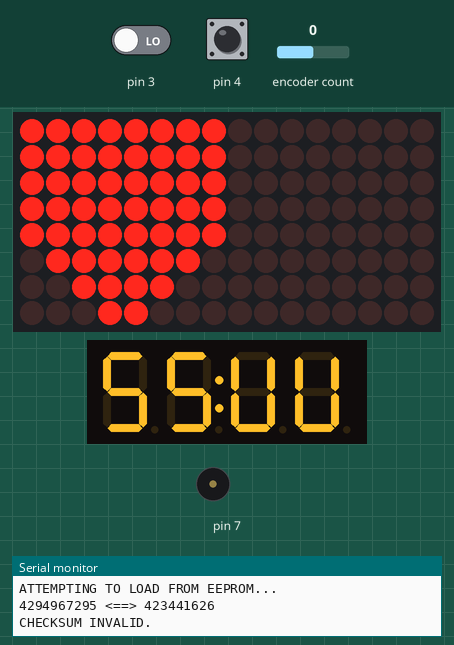
Recording of a program running on a simulated Arduino Nano, built with avr-gcc and run on an emulated ATmega328P. Parts: 16×8 LED matrix, 4-digit seven-segment display, buzzer (waves = sounding), the last lines printed to the serial monitor. The test bench sets the inputs (shaded band); at power-on: pin 4 HIGH, encoder count 0, pin 3 LOW. Random numbers use the default seed unless the program sets one.

Above: at 0.8 s.
0.9 s: pin 4 pulled LOW for 0.15 s
4.0 s: pin 4 pulled LOW for 0.15 s
7.1 s: pin 4 pulled LOW for 1 s
11.1 s: encoder count set to 1
14.1 s: encoder count set to 2
17.1 s: pin 4 pulled LOW for 3.2 s
At 24.5 s:
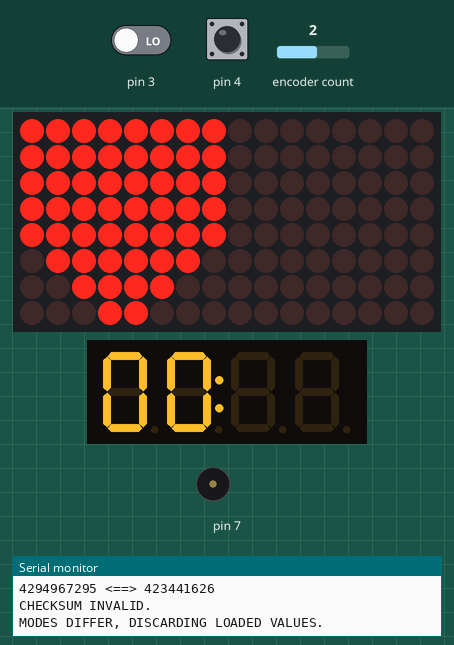
At 36.9 s:
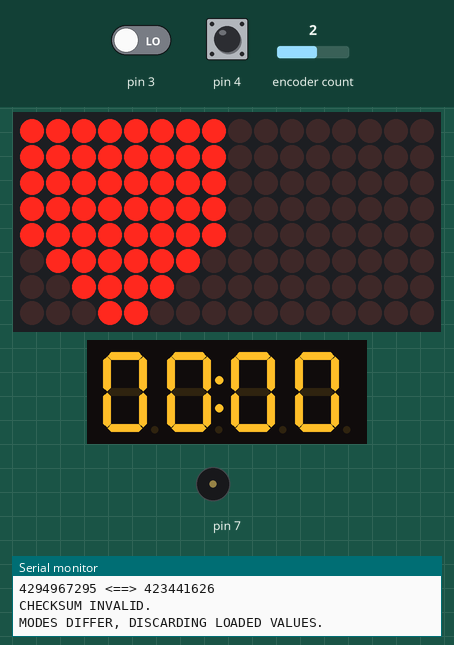
Timing chart, 0 to 38.1 s (numbered marks = the images above; inputs shaded):
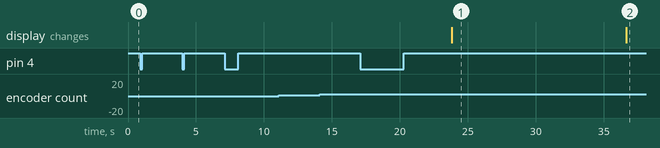

Measured:
- what the display in image 1 shows lasts 12.8 s, from 23.8 s to 36.6 s

The program:

main.cpp
```cpp
#include <Arduino.h>
#include <config.h>
#include <DisplayHandler.h>
#include <TimerHandler.h>

TimerHandler time_handler;
DisplayHandler display_handler;

void tickPosition()
{
  time_handler.enc->tick(); // just call tick() to check the timer_state.
}

void setup()
{
  randomSeed(analogRead(0));

#if DEBUG
  Serial.begin(SERIAL_SPEED);
#endif

  time_handler = TimerHandler();
  display_handler = DisplayHandler();

  // initialize objects & attach interrupts
  time_handler.init(tickPosition);
  display_handler.init();

  // fill upper half of hourglass
  display_handler.setup(SIM_FILL);
  while (!display_handler.is_full || !display_handler.sim_idle || time_handler.timer_state != RUNNING)
  {
    display_handler.tick(0);
    time_handler.tick();
  }
  display_handler.setup(SIM_RUNNING);
}

float progress;
void loop()
{
  while (!display_handler.is_full || !display_handler.sim_idle || time_handler.timer_state == RUNNING)
  {
    progress = time_handler.calculateTimerProgress();
    display_handler.tick(progress);
    time_handler.tick();
  }
  while (time_handler.timer_state == FINISHED)
  {
    time_handler.tick();
  }
  time_handler.resetTimerHandler();
  display_handler.setup(SIM_RELOADING);
  while (!display_handler.is_full || !display_handler.sim_idle || time_handler.timer_state != RUNNING)
  {
    display_handler.tick(0);
    time_handler.tick();
  }
  display_handler.setup(SIM_RUNNING);
}
```

DisplayHandler.h
```cpp
#ifndef DISPLAYHANDLER_H
#define DISPLAYHANDLER_H

#include <config.h>

enum SIMULATION_STATE
{
    SIM_FILL,
    SIM_IDLE,
    SIM_RUNNING,
    SIM_RELOADING
};

class DisplayHandler
{
private:
    SIMULATION_STATE state;
    uint16_t matrix[MAT_WIDTH];
    uint16_t active[MAT_WIDTH];
    uint8_t active_index;
    MD_MAX72XX *mat_display;

    int y_top;
    int y_bottom;

    int free_count;
    int idle_count;

    unsigned long last_display_update;
    int i;

    bool getBit(uint16_t *arr, int x, int y);
    void setBit(uint16_t *arr, int x, int y, bool val);
    void setDisplayBit(int x, int y, bool val);
    void propagateField(bool inverted);
    void resetField();
    bool spawnGrain(int y);
    bool hasFreeSpot(int y);
    void removeFrom(int y1, int y2);
    bool isPosFree(int x, int y);
    void printField();

public:
    DisplayHandler();

    void init();
    void setup(SIMULATION_STATE new_state);
    void tick(double status);

    bool is_full;
    bool sim_idle;
};
#endif
```

TimerHandler.h
```cpp
#ifndef TIMERHANDLER_H
#define TIMERHANDLER_H

#include <config.h>

enum TIMER_STATE
{
    SELECT_MODE,
    SELECT_TIME,
    RUNNING,
    PAUSED,
    FINISHED
};

enum TIMER_MODE
{
    UNDEFINED,
    HH_MM_MODE,
    MM_SS_MODE
};

void rotateSegments(uint8_t* segments);

class TimerHandler
{ // handles the time display and rotary encoder
private:
    // timestamps of last action
    unsigned long timer_start_ts;
    unsigned long last_blink_ts;
    unsigned long last_display_update_ts;
    unsigned long button_pressed_ts;

    // bool flags to keep track of actions
    bool blink_state;
    bool button_previously_pressed;
    bool ignore_button_release;
    bool editing_first_value;

    // millisecond values to keep track of time
    unsigned long remaining_ms;
    unsigned long total_ms;

    // timer values configured in the SELECT TIME state and other states
    int timer_raw_value;
    unsigned int timer_stored_value1;
    unsigned int timer_stored_value2;

    // library objects
    ezBuzzer *alarm_buzzer;
    TM1637Display *seg_display;

    void encodeNumberToSegments(unsigned int num, uint8_t *segments, int start_i, int len);
    unsigned int createDisplayLiteral(unsigned long milliseconds);

    void updateDisplay();
    void clickBuzzer();
    unsigned long calculateRemainingMs();

    void saveToEEPROM(TIMER_MODE mode, unsigned int value1, unsigned int value2);
    bool loadFromEEPROM(TIMER_MODE *mode, unsigned int *value1, unsigned int *value2);

public:
    // encoder library object
    RotaryEncoder *enc;

    // state-machine flags
    TIMER_STATE timer_state;
    TIMER_MODE timer_mode;

    TimerHandler();

    void init(void (*encoder_func)());
    void tick();
    void resetTimerHandler();

    float calculateTimerProgress();
};

#endif
```

hash.h
```cpp
#ifndef HASH_H
#define HASH_H
#include <Arduino.h>
#define get16bits(d) ((((uint32_t)(((const uint8_t *)(d))[1])) << 8)\
                       +(uint32_t)(((const uint8_t *)(d))[0]) )
uint32_t SuperFastHash(uint8_t *data, int len);
#endif
```

DisplayHandler.cpp
```cpp
#include <DisplayHandler.h>

DisplayHandler::DisplayHandler()
{
    state = SIM_IDLE;
    last_display_update = 0;
}

bool DisplayHandler::getBit(uint16_t *arr, int x, int y)
{
    /**
     * gets the bit at the specified position if position is in field.
     * returns true otherwise for convenience purposes.
     *
     * \param arr field to get the data point from
     * \param x software x-position
     * \param y software y-position
     * \return true if the bit is set, false if it isn't.
     */
    return (1 & (arr[x] >> y));
}

void DisplayHandler::setBit(uint16_t *arr, int x, int y, bool val)
{
    /**
     * sets the bit at the specified position to val.
     *
     * \param arr field to set the data point in
     * \param x software x-position
     * \param y software y-position
     * \param val state of the bit to set
     */
    if (val)
        arr[x] |= (1 << y);
    else
        arr[x] &= ~(1 << y);
}

void DisplayHandler::setDisplayBit(int a, int b, bool val)
{
    int x, y;
    if (b <= 7)
    {
        y = 15 - a;
        x = b;
    }
    else
    {
        y = 7 - a;
        x = b - 8;
    }
    mat_display->setPoint(x, y, val);
}

bool DisplayHandler::isPosFree(int x, int y)
{
    if (x < 0 || x >= MAT_WIDTH)
        return false;
    if (y < min(y_bottom, y_top) || y > max(y_bottom, y_top))
        return false;
    return !getBit(matrix, x, y) && !getBit(MAT_CONSTRAINTS, x, y);
}

void DisplayHandler::propagateField(bool inversed)
{
    sim_idle = true;
    int dir = inversed ? -1 : 1;
    int y;
    // y = MAT_WIDTH * MAT_MODULE_COUNT - 1
    for (int a = 0; a <= abs(y_bottom - y_top); a++)
    {
        if (inversed)
        {
            // inversed gravity
            y = a;
        }
        else
        {
            // normal gravity
            y = y_bottom - a;
        }
        for (int x = 0; x < MAT_WIDTH; x++)
        {
            // check if grain is active
            if (!getBit(active, x, y))
                continue;
            sim_idle = false;
            // remove grain from active matrix
            setBit(active, x, y, false);

            // check whether position is final, if so
            if (!isPosFree(x - 1, y + dir) && !isPosFree(x, y + dir) && !isPosFree(x + 1, y + dir))
            {
                continue;
            }

            // remove grain from old position in field and on matrix
            setBit(matrix, x, y, false);
            setDisplayBit(x, y, false);

            // advance y postion
            y += dir;

            // if field directly "infront" is obstructed choose path based on available options
            if (!isPosFree(x, y))
            {
                // if both sides of are free, flip a coin
                if (isPosFree(x - 1, y) && isPosFree(x + 1, y))
                {
                    if (random(0, 2) == 1)
                        x++;
                    else
                        x--;
                }
                // else chose the free side
                else if (isPosFree(x - 1, y))
                    x--;
                else
                    x++;
            }
            setBit(matrix, x, y, true);
            setDisplayBit(x, y, true);
            setBit(active, x, y, true);
        }
    }
    mat_display->update();
}

void DisplayHandler::resetField()
{
    for (int y = 0; y < MAT_WIDTH * MAT_MODULE_COUNT; y++)
    {
        for (int x = 0; x < MAT_WIDTH; x++)
        {
            setBit(matrix, x, y, false);
            setBit(active, x, y, false);
        }
    }
    mat_display->clear();
}

void DisplayHandler::init()
{
    mat_display = new MD_MAX72XX(MAT_TYPE, MAT_SPI_BUS[0], MAT_SPI_BUS[1], MAT_SPI_BUS[2], MAT_MODULE_COUNT);

    mat_display->begin();
    mat_display->control(MD_MAX72XX::UPDATE, MD_MAX72XX::OFF);
    mat_display->control(MD_MAX72XX::INTENSITY, MAT_BRIGHTNESS);
    resetField();
    mat_display->update();
}

void DisplayHandler::printField()
{
#if DEBUG
    SPRINTLN(" MATRIX\t|\tACTIVE:");
    for (int y = 0; y < MAT_WIDTH * MAT_MODULE_COUNT; y++)
    {
        for (int x = 0; x < MAT_WIDTH; x++)
        {
            SPRINT(getBit(matrix, x, y));
        }
        SPRINT("\t");
        for (int x = 0; x < MAT_WIDTH; x++)
        {
            SPRINT(getBit(active, x, y));
        }
        SPRINTLN();
    }
    SPRINTLN("\n");
#endif
}

bool DisplayHandler::spawnGrain(int y)
{
    if (!hasFreeSpot(y))
    {
        is_full = true;
        return false;
    }

    while (true)
    {
        int x = rand() % MAT_WIDTH;
        if (isPosFree(x, y))
        {
            setBit(matrix, x, y, true);
            setBit(active, x, y, true);
            setDisplayBit(x, y, true);
            free_count--;
            is_full = !hasFreeSpot(y);
            return true;
        }
    }
}

bool DisplayHandler::hasFreeSpot(int y)
{
    for (int x = 0; x < MAT_WIDTH; x++)
    {
        if (isPosFree(x, y))
            return true;
    }
    return false;
}

void DisplayHandler::tick(double timer_status)
{
    if (!INTERVAL_PASSED(last_display_update, MAT_DISP_UPDATE_INTERVAL, millis()))
        return;
    last_display_update = millis();

    bool prop_inversed = false;
    bool spawn = false, remove = false, spawn_res = false;
    int spawn_row = 0, remove_top = 0, remove_bottom = 0;
    float status_diff_current, status_diff_next;

    switch (state)
    {
    case SIM_IDLE:
        return;

    case SIM_FILL:
        spawn_row = 0;
        if (idle_count % MAT_GRAIN_SPAWN_MULT == 0)
            spawn = true;
        idle_count++;
        break;

    case SIM_RUNNING:
        spawn_row = MAT_WIDTH;
        status_diff_current = abs((float(free_count) / MAT_FREE) - (1 - timer_status));
        status_diff_next = abs((float(free_count - 1) / MAT_FREE) - (1 - timer_status));

        if (status_diff_current > status_diff_next)
        {
            spawn = true;
            remove = true;
            remove_top = 0;
            remove_bottom = MAT_WIDTH - 1;
        }
        break;

    case SIM_RELOADING:
        spawn_row = MAT_WIDTH - 1;
        if (idle_count % MAT_GRAIN_SPAWN_MULT == 0)
        {
            spawn = true;
            remove = true;
            remove_top = MAT_WIDTH * 2 - 1;
            remove_bottom = MAT_WIDTH;
        }
        idle_count++;
        prop_inversed = true;
        break;

    default:
        break;
    }

    propagateField(prop_inversed);
    if (spawn)
    {
        spawn_res = spawnGrain(spawn_row);
        sim_idle = false;
    }
    if (remove && spawn_res)
        removeFrom(remove_top, remove_bottom);

    mat_display->update();
}

void DisplayHandler::setup(SIMULATION_STATE new_state)
{
    switch (new_state)
    {
    case SIM_IDLE:
        return;

    case SIM_FILL:
        i = 0;
        y_top = 0;
        y_bottom = MAT_WIDTH - 1;
        idle_count = 0;
        break;

    case SIM_RUNNING:
        y_top = MAT_WIDTH;
        y_bottom = 2 * MAT_WIDTH - 1;
        free_count = MAT_FREE;
        break;

    case SIM_RELOADING:
        y_top = MAT_WIDTH - 1;
        y_bottom = 0;
        free_count = MAT_FREE;
        break;

    default:
        break;
    }

    state = new_state;
    is_full = false;
}

void DisplayHandler::removeFrom(int y1, int y2)
{
    for (int y = y1; (y1 < y2 ? y <= y2 : y >= y2); (y1 < y2 ? y++ : y--))
    {
        // see if there are any points to remove in this row
        bool found = false;
        for (int x = 0; x < MAT_WIDTH; x++)
        {
            if (getBit(matrix, x, y))
            {
                found = true;
                break;
            }
        }
        // if not, continue to the next
        if (!found)
            continue;

        while (true)
        {
            int x = rand() % MAT_WIDTH;
            if (getBit(matrix, x, y))
            {
                setBit(matrix, x, y, false);
                setDisplayBit(x, y, false);
                return;
            }
        }
    }
}
```

hash.cpp
```cpp
#include "hash.h"

uint32_t SuperFastHash(uint8_t *data, int len)
{
    uint32_t hash = len, tmp;
    int rem;

    if (len <= 0 || data == NULL)
        return 0;

    rem = len & 3;
    len >>= 2;

    /* Main loop */
    for (; len > 0; len--)
    {
        hash += get16bits(data);
        tmp = (get16bits(data + 2) << 11) ^ hash;
        hash = (hash << 16) ^ tmp;
        data += 2 * sizeof(uint16_t);
        hash += hash >> 11;
    }

    /* Handle end cases */
    switch (rem)
    {
    case 3:
        hash += get16bits(data);
        hash ^= hash << 16;
        hash ^= ((signed char)data[sizeof(uint16_t)]) << 18;
        hash += hash >> 11;
        break;
    case 2:
        hash += get16bits(data);
        hash ^= hash << 11;
        hash += hash >> 17;
        break;
    case 1:
        hash += (signed char)*data;
        hash ^= hash << 10;
        hash += hash >> 1;
    }

    /* Force "avalanching" of final 127 bits */
    hash ^= hash << 3;
    hash += hash >> 5;
    hash ^= hash << 4;
    hash += hash >> 17;
    hash ^= hash << 25;
    hash += hash >> 6;

    return hash;
}
```

config.cpp
```cpp
#include <ezBuzzer.h>
#include <config.h>

// ======> LED MATRIX

uint16_t MAT_CONSTRAINTS[] = {
    0b0000011111100000,
    0b0000001111000000,
    0b0000000110000000,
    0b0000000000000000,
    0b0000000000000000,
    0b0000000110000000,
    0b0000001111000000,
    0b0000011111100000};

void MAT_TRANSFORM_XY(int *x, int *y)
{
    if (*y < 8)
    {
        *x = 15 - *x;
    }
    else
    {
        *x = 7 - *x;
        *y -= 8;
    }
}

// ======> BUZZER

int BUZZER_ALARM[] = {
    NOTE_E5, NOTE_D5, NOTE_FS4, NOTE_GS4,
    NOTE_CS5, NOTE_B4, NOTE_D4, NOTE_E4,
    NOTE_B4, NOTE_A4, NOTE_CS4, NOTE_E4,
    NOTE_A4};

int BUZZER_ALARM_DURATIONS[] = {
    8, 8, 4, 4,
    8, 8, 4, 4,
    8, 8, 4, 4, 2};

int BUZZER_ALARM_LENGTH = sizeof(BUZZER_ALARM) / sizeof(BUZZER_ALARM[0]);
```

Source omitted: TimerHandler.cpp (14066 bytes), config.h (6492 bytes)
